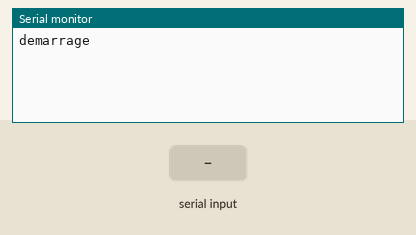
This sketch was run on a simulated Arduino Uno, built with avr-gcc and run on an emulated ATmega328P. Shown: the last lines printed to the serial monitor. Inputs (shaded band) come from the test bench.

Above: at 1.2 s.
1.3 s: "1\n" received over the second serial link
At 1.9 s:
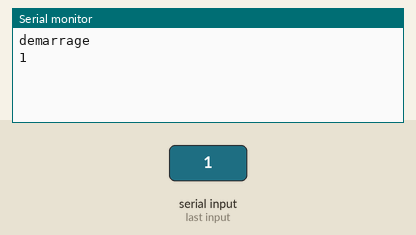
2.8 s: "0\n" received over the second serial link
At 4.0 s:
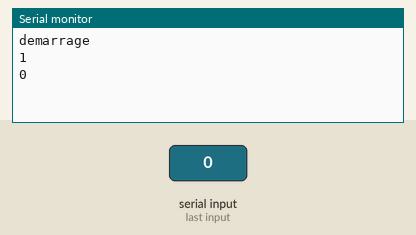
4.3 s: "2\n" received over the second serial link
At 5.3 s:
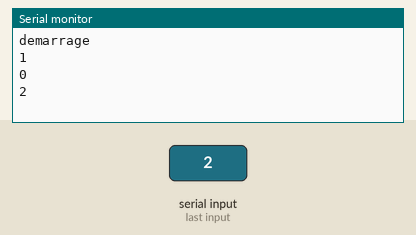

Measured:
- after the input at 1.3 s, the serial monitor: prints a new line at once (image 1)
- after the input at 2.8 s, the serial monitor: prints a new line at once (image 2)
- after the input at 4.3 s, the serial monitor: prints a new line at once (image 3)

The sketch:

radio_recepteur.ino
```cpp
#include <SoftwareSerial.h>
// Ceci est un test de communication radio avec processing

static const int RXPin = 2, TXPin = 3;
static const uint32_t RadioBaud = 9600;


SoftwareSerial ss(RXPin, TXPin);

void setup() {
  // put your setup code here, to run once:
  ss.begin(RadioBaud);
  Serial.begin(9600);
  Serial.println("demarrage");
}
void loop() {
  // put your main code here, to run repeatedly:
  if(ss.available()>0){
    Serial.println(ss.readStringUntil('\n'));

  }
}
```
